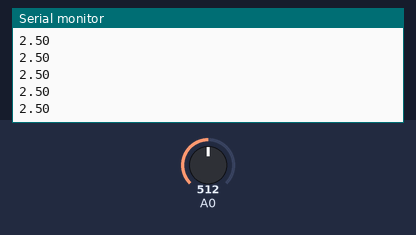
A sketch run on a simulated Arduino Uno, built with avr-gcc and run on an emulated ATmega328P. Parts: the last lines printed to the serial monitor. The inputs (shaded band) are chosen by the test bench; at power-on: A0 = 512.

Above: at 1.2 s.
1.3 s: A0 set to 122
At 2.5 s:
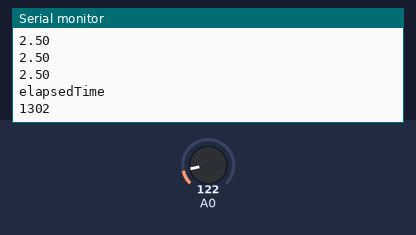
2.8 s: A0 set to 306
At 3.4 s:
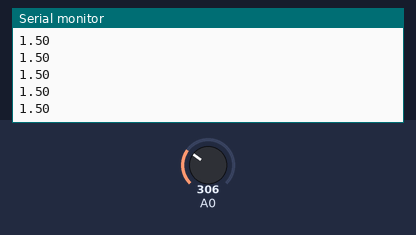
Timing chart, 0 to 5.8 s (numbered marks = the images above; inputs shaded):
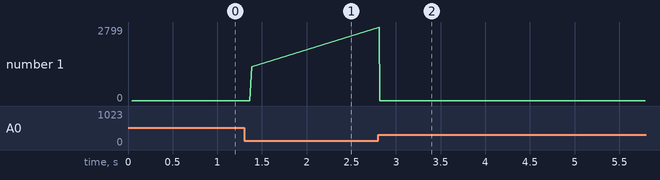

Measured:
- after the input at 1.3 s, the serial monitor: prints a new line after 0.07 s (image 1)
- after the input at 2.8 s, the serial monitor: prints a new line at once (image 2)
- plotted number 1: 2.5 → 1302 after the input at 1.3 s, 1302 → 1 after the input at 2.8 s

The sketch:

AnalogInput.ino
```cpp
/*
  Read the voltage and time of the GDG motor run signal.
  Shows and analog read converted to voltage and a stopwatch.
*/

unsigned long startTime;                    // start time for stop watch
unsigned long elapsedTime;                  // elapsed time for stop watch
boolean isTimerRunning = false;

// the setup routine runs once when you press reset:
void setup() {
  // initialize serial communication at 9600 bits per second:
  Serial.begin(9600);
  Serial.println("waiting for a voltage over 0.1");
}

// the loop routine runs over and over again forever:
void loop() {
  // read the input on analog pin 0:
  int sensorValue = analogRead(A0);
  // Convert the analog reading (which goes from 0 - 1023) to a voltage (0 - 5V):
  float voltage = sensorValue * (5.0 / 1023.0);
  // print out the value you read:

  if(voltage > 1) // dont run the timer without a signal.
  {
    if(!isTimerRunning)
    {
      startTime = millis();
      isTimerRunning = true;
      Serial.println("startTime");
      Serial.println(startTime);
    }

    Serial.println(voltage);
  }
  else
  {
    if((voltage < 1)&&(isTimerRunning))
    {
      elapsedTime = millis() - startTime;
      Serial.println("elapsedTime");
      Serial.println(elapsedTime);
      isTimerRunning = false;
    }
  }
}
```
